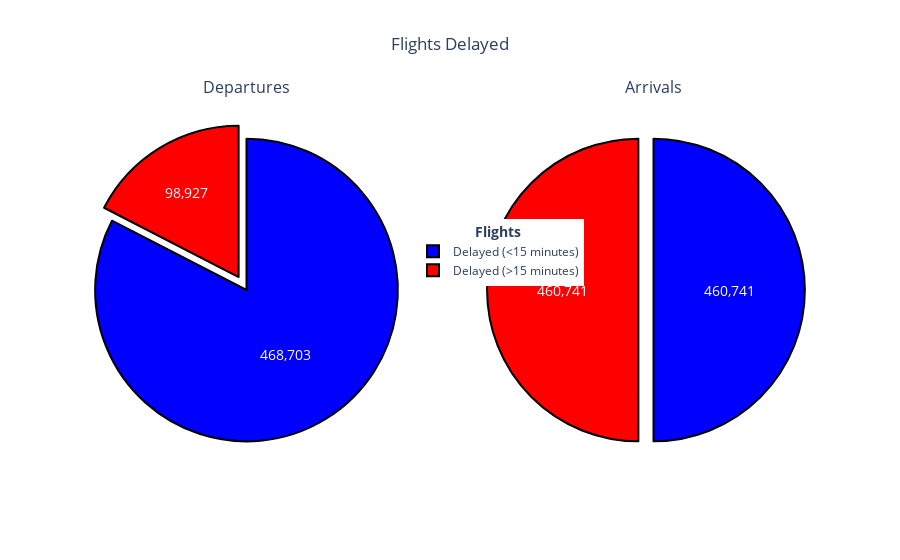

This figure's notebook cell:
### Markdown cell above
# DATA VISUALISATION

### Code cell
#comparing arrivals and departures time frames

values = [jan_2019_ontime['DEP_DEL15'].value_counts()[0], jan_2019_ontime['DEP_DEL15'].value_counts()[1]]
labels = ["Delayed (<15 minutes)", "Delayed (>15 minutes)"]
colors = ['blue', 'red']
values_arrival = [jan_2019_ontime['ARR_DEL15'].value_counts()[0], jan_2019_ontime['ARR_DEL15'].value_counts()[0]]


fig = make_subplots(1, 2, specs=[[{'type' : 'domain'}, {'type' : 'domain'}]], subplot_titles=['Departures', 'Arrivals'])

fig.add_trace(go.Pie(labels=labels, values=values, pull=[0, 0.1],textinfo = 'label+percent'),1,1)
fig.add_trace(go.Pie(labels=labels, values=values_arrival, pull=[0, 0.1],textinfo = 'label+percent'),1,2)

fig.update_traces( textinfo='value', textfont_size=14,marker=dict(colors=colors, line=dict(color='#000000', width=2)))

fig.update_layout(uniformtext_minsize=4, uniformtext_mode='hide', title_text='Flights Delayed', title_x = 0.5, legend_title='<b>               Flights</b>',legend=dict(x=.45, y=0.6))

fig.show()

### Figure 1 — Plotly figure (JSON) as saved in the notebook; plotly's stock layout.template omitted (floating-point values rounded to 4 significant figures)
{"data": [{"domain": {"x": [0, 0.45], "y": [0, 1]}, "labels": ["Delayed (<15 minutes)", "Delayed (>15 minutes)"], "marker": {"colors": ["blue", "red"], "line": {"color": "#000000", "width": 2}}, "pull": [0, 0.1], "textfont": {"size": 14}, "textinfo": "value", "type": "pie", "values": [468703, 98927]}, {"domain": {"x": [0.55, 1], "y": [0, 1]}, "labels": ["Delayed (<15 minutes)", "Delayed (>15 minutes)"], "marker": {"colors": ["blue", "red"], "line": {"color": "#000000", "width": 2}}, "pull": [0, 0.1], "textfont": {"size": 14}, "textinfo": "value", "type": "pie", "values": [460741, 460741]}], "layout": {"annotations": [{"font": {"size": 16}, "showarrow": false, "text": "Departures", "x": 0.225, "xanchor": "center", "xref": "paper", "y": 1, "yanchor": "bottom", "yref": "paper"}, {"font": {"size": 16}, "showarrow": false, "text": "Arrivals", "x": 0.775, "xanchor": "center", "xref": "paper", "y": 1, "yanchor": "bottom", "yref": "paper"}], "legend": {"title": {"text": "<b>               Flights</b>"}, "x": 0.45, "y": 0.6}, "title": {"text": "Flights Delayed", "x": 0.5}, "uniformtext": {"minsize": 4, "mode": "hide"}}}
